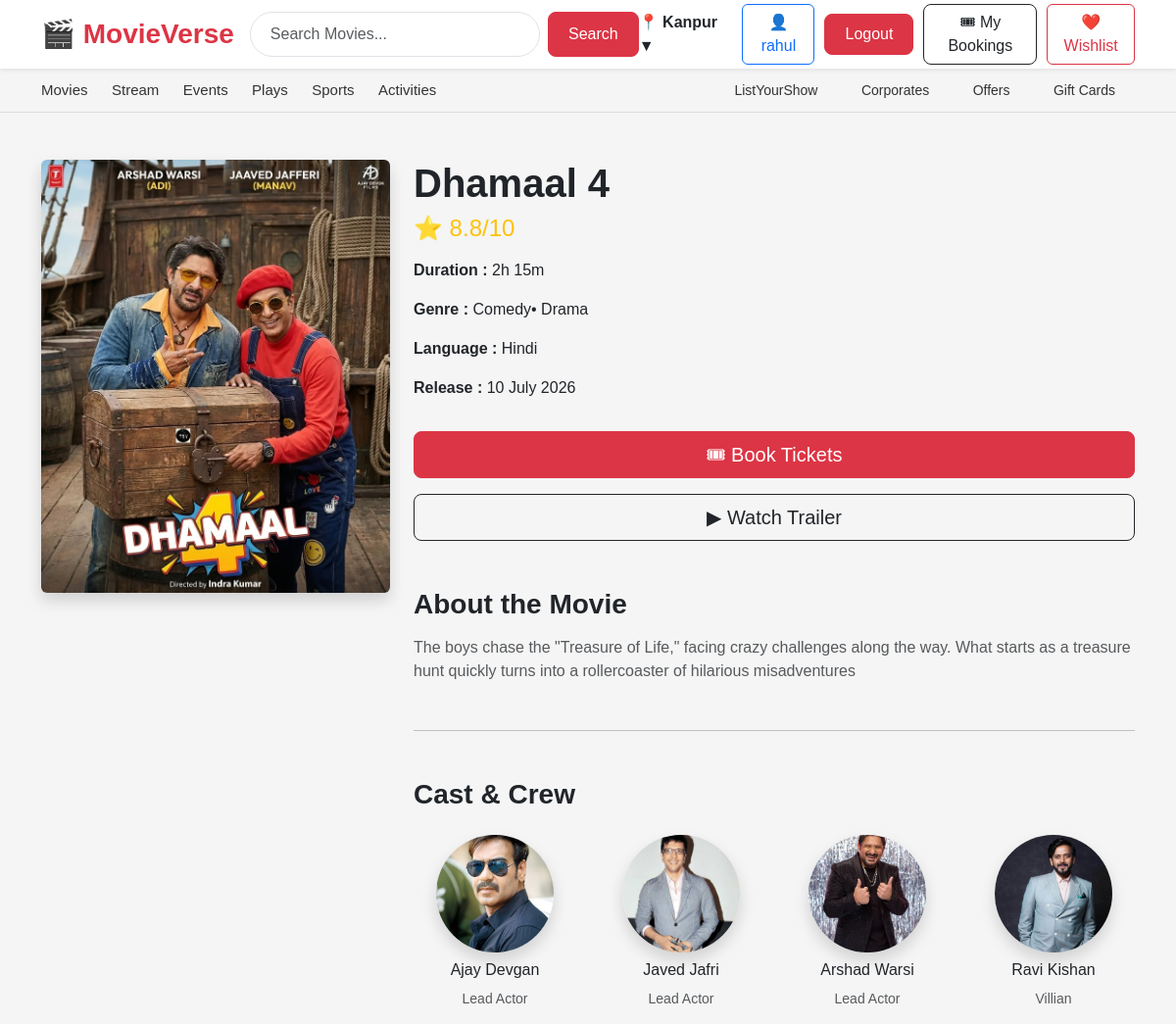
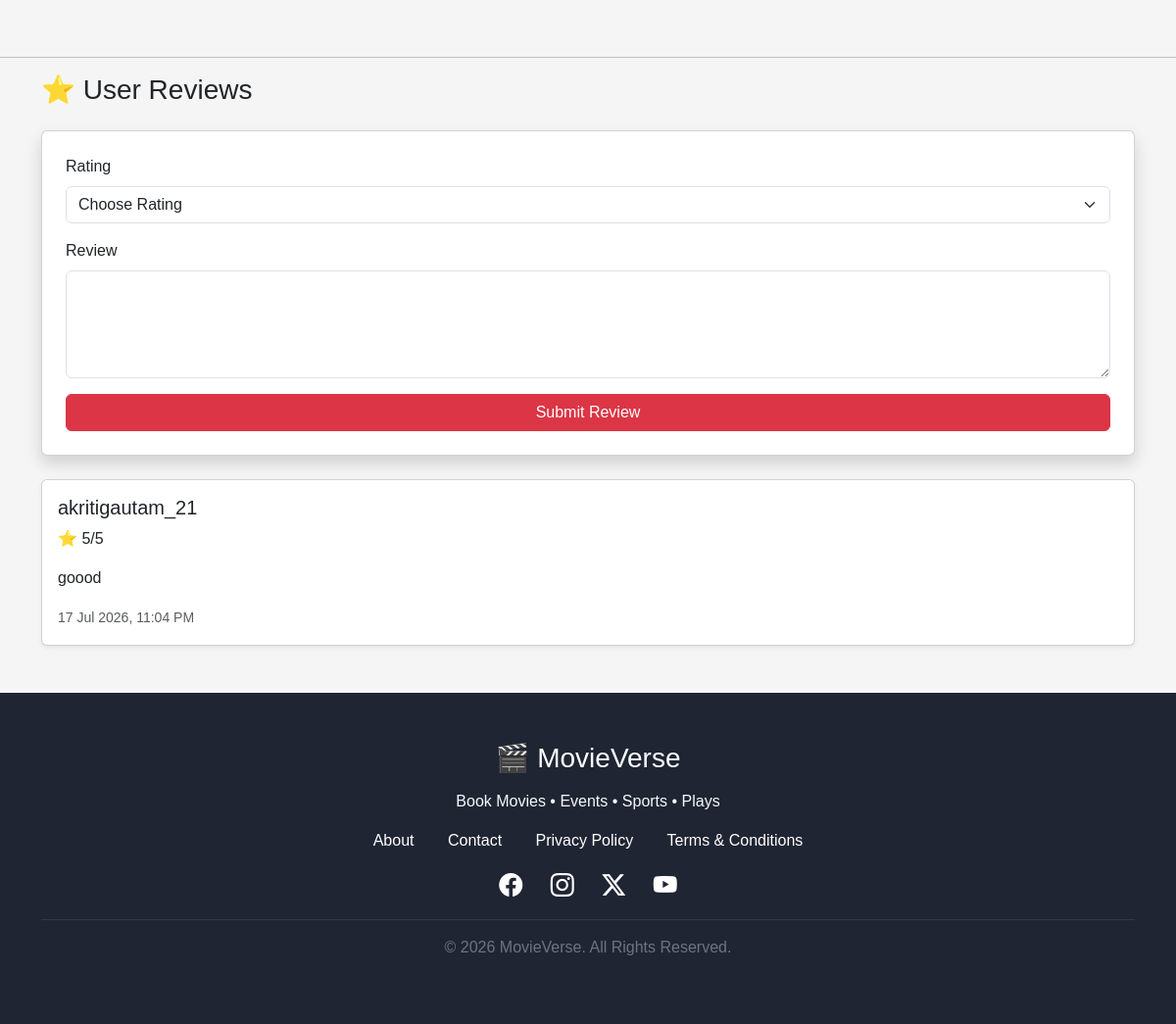
/movie/9/ (signed in), run on the app's committed database (2 pictures, top to bottom).
### movies/models.py (models this page shows, shortened)
class Movie(models.Model):
    title = models.CharField(max_length=100)
    rating = models.CharField(max_length=20)
    genre = models.CharField(max_length=100)
    duration = models.CharField(max_length=50)
    language = models.CharField(max_length=100)
    release = models.CharField(max_length=100)
    trailer = models.URLField(blank=True)
    image = models.ImageField(upload_to="movies/")
    about = models.TextField()

class Cast(models.Model):
    movie = models.ForeignKey(
        Movie,
        on_delete=models.CASCADE,
        related_name="casts"
    )
    name = models.CharField(max_length=100)
    role = models.CharField(max_length=100)
    image = models.ImageField(upload_to="cast/")

class Review(models.Model):
    movie = models.ForeignKey(
        Movie,
        on_delete=models.CASCADE
    )
    user = models.ForeignKey(
        User,
        on_delete=models.CASCADE
    )
    rating = models.IntegerField()
    comment = models.TextField()
    created_at = models.DateTimeField(auto_now_add=True)

### movies/views.py (the view, shortened to what this page needs)
# urls.py: path("movie/<int:id>/", views.movie_detail, name="movie_detail"),
def movie_detail(request, id):
    movie = get_object_or_404(Movie, id=id)
    casts = Cast.objects.filter(movie=movie)
    reviews = Review.objects.filter(movie=movie).order_by("-created_at")
    return render(request, "movie_detail.html", {
        "movie": movie,
        "casts": casts,
        "reviews": reviews,
    })

### templates/movie_detail.html (shortened to what this page needs)
{% extends 'base.html' %}
{% load static %}
{% block content %}
<div class="container mt-5">
    <div class="row">
        <div class="col-lg-4 col-md-5 text-center mb-4">
            <img src="{{ movie.image.url }}"
                 class="img-fluid rounded shadow">
        </div>
        <div class="col-lg-8 col-md-7">
            <h1 class="fw-bold">{{ movie.title }}</h1>
            <h4 class="text-warning">
                ⭐ {{ movie.rating }}
            </h4>
            <p class="mt-3">
                <strong>Duration :</strong> {{ movie.duration }}
            </p>
            <p>
                <strong>Genre :</strong> {{ movie.genre }}
            </p>
            <p>
                <strong>Language :</strong> {{ movie.language }}
            </p>
            <p>
                <strong>Release :</strong> {{ movie.release }}
            </p>
            <a href="{% url 'shows' movie.id %}"
               class="btn btn-danger btn-lg mt-3 d-block d-md-inline-block w-100">
                🎟 Book Tickets
            </a>
            <div class="mt-3">
                {% if movie.trailer %}
            <a href="{{ movie.trailer }}"
                target="_blank"
                class="btn btn-outline-dark btn-lg d-block d-md-inline-block w-100">
                ▶ Watch Trailer
            </a>
        {% else %}
                <button class="btn btn-outline-secondary btn-lg d-block d-md-inline-block w-100" disabled>
                    Trailer Not Available
                </button>
        {% endif %}
            </div>
            <div class="mt-5">
                <h3><b>About the Movie</b></h3>
                <p class="text-muted mt-3">
                    {{ movie.about }}
                </p>
            </div>
            <hr class="my-5">
            <h3 class="mb-4"><b>Cast & Crew</b></h3>
            <div class="row">
                {% for actor in casts %}
                <div class="col-lg-3 col-md-4 col-sm-6 col-6 text-center mb-4">
                    <img src="{{ actor.image.url }}"
                         class="rounded-circle shadow"
                         width="120"
                         height="120"
                         style="object-fit:cover;">
                    <h6 class="mt-2">
                        {{ actor.name }}
                    </h6>
                    <small class="text-muted">
                        {{ actor.role }}
                    </small>
                </div>
                {% empty %}
                <div class="col-12">
                    <div class="alert alert-warning text-center">
                        No Cast Added Yet
                    </div>
                </div>
                {% endfor %}
            </div>
        </div>
    </div>
</div>
<hr class="mt-5">
<div class="container mb-5">
    <h3 class="mb-4">
        ⭐ User Reviews
    </h3>
    {% if user.is_authenticated %}
    <div class="card shadow p-4 mb-4">
        <form method="POST">
            <div class="mb-3">
                <label class="form-label">
                    Rating
                </label>
                <select
                    class="form-select"
                    name="rating"
                    required>
                    <option value="">Choose Rating</option>
                </select>
            </div>
            <div class="mb-3">
                <label class="form-label">
                    Review
                </label>
                <textarea
                    name="comment"
                    class="form-control"
                    rows="4"
                    required></textarea>
            </div>
            <button class="btn btn-danger w-100">
                Submit Review
            </button>
        </form>
    </div>
    {% endif %}
    {% for review in reviews %}
    <div class="card mb-3 shadow-sm">
        <div class="card-body">
            <h5>
                {{ review.user.username }}
            </h5>
            <p>
                ⭐ {{ review.rating }}/5
            </p>
            <p>
                {{ review.comment }}
            </p>
            <small class="text-muted">
                {{ review.created_at|date:"d M Y, h:i A" }}
            </small>
        </div>
    </div>
    {% empty %}
    <div class="alert alert-info">
        No Reviews Yet.
    </div>
    {% endfor %}
</div>
{% endblock %}

### templates/base.html (shortened to what this page needs)
{% load static %}
<!DOCTYPE html>
<html lang="en">
<head>
    <link href="https://cdn.jsdelivr.net/npm/bootstrap@5.3.3/dist/css/bootstrap.min.css" rel="stylesheet">
    <link rel="stylesheet" href="https://cdn.jsdelivr.net/npm/bootstrap-icons@1.11.3/font/bootstrap-icons.min.css">
    <link rel="stylesheet" href="{% static 'css/style.css' %}">
</head>
<body>
<nav class="navbar navbar-expand-lg bg-white shadow-sm sticky-top">
    <div class="container">
        <a class="navbar-brand fw-bold text-danger fs-3"
           href="{% url 'home' %}">
            🎬 MovieVerse
        </a>
        <div class="collapse navbar-collapse" id="navbarContent">
            <form class="d-flex search-form mx-lg-auto my-3 my-lg-0"
                  method="GET"
                  action="{% url 'home' %}">
                <input
                    class="form-control me-2"
                    type="search"
                    name="q"
                    value="{{ query }}"
                    placeholder="Search Movies...">
                <button class="btn btn-danger">
                    Search
                </button>
            </form>
            <div class="navbar-right ms-lg-auto">
                <span class="location">
                    📍 Kanpur ▼
                </span>
                {% if user.is_authenticated %}
                    <a href="{% url 'profile' %}"
                       class="btn btn-outline-primary">
                        👤 {{ user.username }}
                    </a>
                    <a href="{% url 'logout' %}"
                       class="btn btn-danger">
                        Logout
                    </a>
                {% endif %}
                <a href="{% url 'booking_history' %}"
                   class="btn btn-outline-dark">
                    🎟 My Bookings
                </a>
                <a href="{% url 'wishlist' %}"
                   class="btn btn-outline-danger">
                    ❤️ Wishlist
                </a>
            </div>
        </div>
    </div>
</nav>
<div class="category-bar">
    <div class="container d-flex justify-content-between align-items-center">
        <div class="left-links">
            <a href="#">Movies</a>
            <a href="#">Stream</a>
            <a href="#">Events</a>
            <a href="#">Plays</a>
            <a href="#">Sports</a>
            <a href="#">Activities</a>
        </div>
        <div class="right-links">
            <a href="#">ListYourShow</a>
            <a href="#">Corporates</a>
            <a href="#">Offers</a>
            <a href="#">Gift Cards</a>
        </div>
    </div>
</div>
{% block content %}
{% endblock %}
<footer class="footer mt-5">
    <div class="container text-center">
        <h3 class="text-white mb-3">
            🎬 MovieVerse
        </h3>
        <p class="text-light">
            Book Movies • Events • Sports • Plays
        </p>
        <div class="footer-links my-3">
            <a href="#">About</a>
            <a href="#">Contact</a>
            <a href="#">Privacy Policy</a>
            <a href="#">Terms & Conditions</a>
        </div>
        <div class="social-icons my-3">
            <a href="#"><i class="bi bi-facebook"></i></a>
            <a href="#"><i class="bi bi-instagram"></i></a>
            <a href="#"><i class="bi bi-twitter-x"></i></a>
            <a href="#"><i class="bi bi-youtube"></i></a>
        </div>
        <hr class="text-secondary">
        <p class="text-secondary">
            © 2026 MovieVerse. All Rights Reserved.
        </p>
    </div>
</footer>
</body>
</html>

### static/css/style.css (style rules this page uses)
* { margin:0; padding:0; box-sizing:border-box; }
body { background:#f5f5f5; font-family:Arial, Helvetica, sans-serif; }
.navbar { height:70px; }
.navbar-brand { font-size:30px; font-weight:700; }
.navbar input { border-radius:30px; padding:10px 20px; }
.navbar .btn-danger { border-radius:8px; padding:8px 20px; }
.navbar .btn-outline-dark { border-radius:8px; }
.category-bar { background:#f5f5f5; padding:10px 0; border-bottom:1px solid #ddd; }
.category-bar a { text-decoration:none; color:#333; margin-right:20px; font-size:15px; font-weight:500; transition:.3s; }
.right-links a { font-size:14px; margin-left:20px; }
.footer { background:#1f2533; padding:50px 0; }
.footer-links a { color:white; text-decoration:none; margin:0 15px; transition:.3s; }
.social-icons a { color:white; font-size:24px; margin:0 12px; transition:.3s; }
.search-form { width:50%; }
.navbar-right { display:flex; align-items:center; gap:10px; }
.location { font-weight:600; margin-right:15px; }

### data on the page
Movie: image (picture), title "Dhamaal 4", rating "8.8/10", duration "2h 15m", genre "Comedy• Drama", language "Hindi", release "10 July 2026", about "The boys chase the \"Treasure of Life,\" facing crazy challenges along the way. What starts as a treasure hunt quickly turns into a rollercoaster of hilarious misadventures"
Cast: image (picture), name "Ajay Devgan", role "Lead Actor"
Cast: image (picture), name "Javed Jafri", role "Lead Actor"
Cast: image (picture), name "Arshad Warsi", role "Lead Actor"
Cast: image (picture), name "Ravi Kishan", role "Villian"
Review: user.username "akritigautam_21", rating "5", comment "goood", created_at "17 Jul 2026, 11:04 PM"

### other printed values
{{ user.username }} "rahul"
